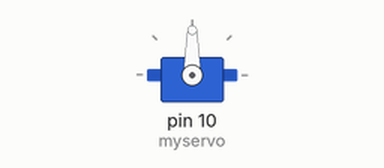
This sketch was run on a simulated Arduino Uno, built with avr-gcc and run on an emulated ATmega328P. On the bench: servo.

Above: at 0.05 s.
At 0.75 s:
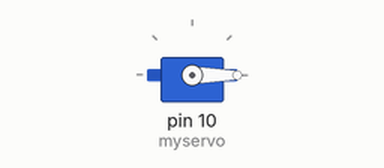
At 1.5 s:
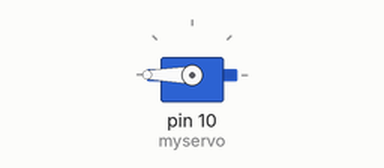
Timing chart, 0 to 3.5 s (numbered marks = the images above):
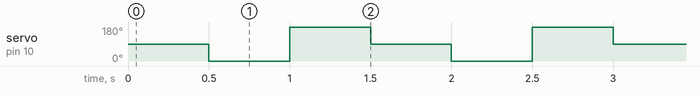

The sketch:

test_rotation.ino
```cpp
/*
  Keyestudio Mini Tank Robot V3 (Popular Edition)
  lesson 0
  Blink
  http://www.keyestudio.com
*/
#include <Servo.h>
Servo myservo;  // Creating a servo object
int pos = 90;   // Stored at an angle of 90 degrees
void setup() {
  myservo.attach(10);  //Servo servo connected to digital pin 10
}
void loop() {
  myservo.write(pos);  // Rotate to pos angle position
  delay(500);

  myservo.write(pos - 90);
  delay(500);

  myservo.write(pos + 90);
  delay(500);
}
```

Measured:
- by itself, servo on pin 10 (myservo): repeats every 1.5 s: 180° 0.50 s, 90° 0.50 s, 0° 0.50 s
